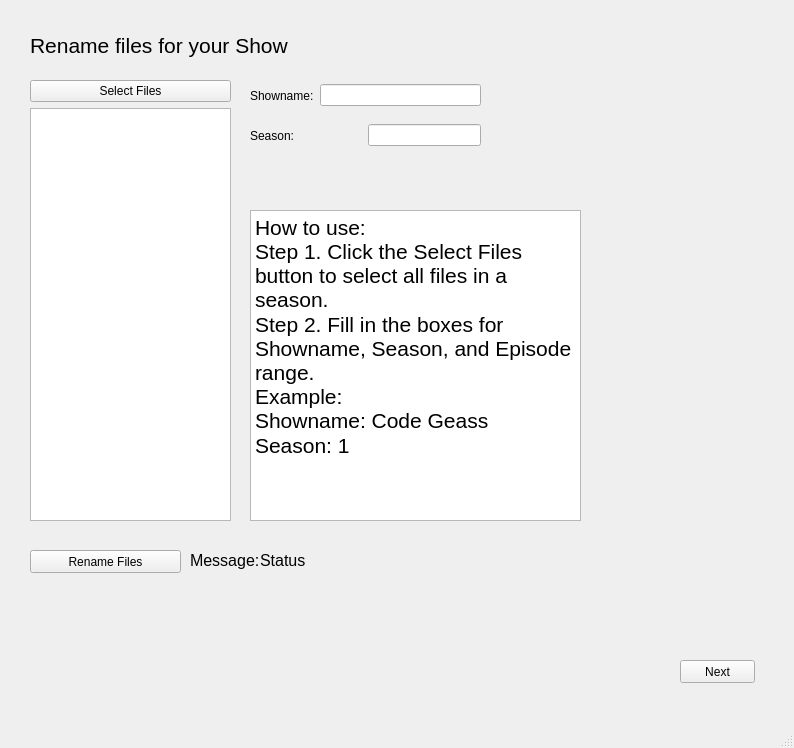
<?xml version="1.0" encoding="UTF-8"?>
<ui version="4.0">
 <class>MainWindow</class>
 <widget class="QMainWindow" name="MainWindow">
  <property name="geometry">
   <rect>
    <x>0</x>
    <y>0</y>
    <width>794</width>
    <height>748</height>
   </rect>
  </property>
  <property name="windowTitle">
   <string>Media File and Folder Creator</string>
  </property>
  <widget class="QWidget" name="centralwidget">
   <widget class="QStackedWidget" name="mediaTab">
    <property name="geometry">
     <rect>
      <x>20</x>
      <y>20</y>
      <width>731</width>
      <height>581</height>
     </rect>
    </property>
    <property name="currentIndex">
     <number>0</number>
    </property>
    <widget class="QWidget" name="page">
     <widget class="QTextBrowser" name="textBrowser">
      <property name="geometry">
       <rect>
        <x>230</x>
        <y>190</y>
        <width>331</width>
        <height>311</height>
       </rect>
      </property>
      <property name="html">
       <string>&lt;!DOCTYPE HTML PUBLIC &quot;-//W3C//DTD HTML 4.0//EN&quot; &quot;http://www.w3.org/TR/REC-html40/strict.dtd&quot;&gt;
&lt;html&gt;&lt;head&gt;&lt;meta name=&quot;qrichtext&quot; content=&quot;1&quot; /&gt;&lt;style type=&quot;text/css&quot;&gt;
p, li { white-space: pre-wrap; }
&lt;/style&gt;&lt;/head&gt;&lt;body style=&quot; font-family:'MS Shell Dlg 2'; font-size:8.25pt; font-weight:400; font-style:normal;&quot;&gt;
&lt;p style=&quot; margin-top:0px; margin-bottom:0px; margin-left:0px; margin-right:0px; -qt-block-indent:0; text-indent:0px;&quot;&gt;&lt;span style=&quot; font-size:16pt;&quot;&gt;How to use:&lt;br /&gt;Step 1. Click the Select Files button to select all files in a season.&lt;/span&gt;&lt;/p&gt;
&lt;p style=&quot; margin-top:0px; margin-bottom:0px; margin-left:0px; margin-right:0px; -qt-block-indent:0; text-indent:0px;&quot;&gt;&lt;span style=&quot; font-size:16pt;&quot;&gt;Step 2. Fill in the boxes for Showname, Season, and Episode range.&lt;br /&gt;Example:&lt;br /&gt;Showname: Code Geass&lt;/span&gt;&lt;/p&gt;
&lt;p style=&quot; margin-top:0px; margin-bottom:0px; margin-left:0px; margin-right:0px; -qt-block-indent:0; text-indent:0px;&quot;&gt;&lt;span style=&quot; font-size:16pt;&quot;&gt;Season: 1&lt;/span&gt;&lt;/p&gt;&lt;/body&gt;&lt;/html&gt;</string>
      </property>
     </widget>
     <widget class="QWidget" name="verticalLayoutWidget">
      <property name="geometry">
       <rect>
        <x>10</x>
        <y>60</y>
        <width>201</width>
        <height>441</height>
       </rect>
      </property>
      <layout class="QVBoxLayout" name="verticalLayout">
       <item>
        <widget class="QPushButton" name="selectFiles">
         <property name="text">
          <string>Select Files</string>
         </property>
        </widget>
       </item>
       <item>
        <widget class="QListWidget" name="fileList"/>
       </item>
      </layout>
     </widget>
     <widget class="QLabel" name="label_7">
      <property name="geometry">
       <rect>
        <x>10</x>
        <y>10</y>
        <width>621</width>
        <height>31</height>
       </rect>
      </property>
      <property name="text">
       <string>&lt;html&gt;&lt;head/&gt;&lt;body&gt;&lt;p&gt;&lt;span style=&quot; font-size:16pt;&quot;&gt;Rename files for your Show&lt;/span&gt;&lt;/p&gt;&lt;/body&gt;&lt;/html&gt;</string>
      </property>
     </widget>
     <widget class="QWidget" name="horizontalLayoutWidget_2">
      <property name="geometry">
       <rect>
        <x>230</x>
        <y>60</y>
        <width>231</width>
        <height>31</height>
       </rect>
      </property>
      <layout class="QHBoxLayout" name="horizontalLayout_2">
       <item>
        <widget class="QLabel" name="label">
         <property name="text">
          <string>Showname:</string>
         </property>
        </widget>
       </item>
       <item>
        <widget class="QLineEdit" name="showName"/>
       </item>
      </layout>
     </widget>
     <widget class="QWidget" name="horizontalLayoutWidget_3">
      <property name="geometry">
       <rect>
        <x>230</x>
        <y>100</y>
        <width>231</width>
        <height>31</height>
       </rect>
      </property>
      <layout class="QHBoxLayout" name="horizontalLayout_3">
       <item>
        <widget class="QLabel" name="label_2">
         <property name="text">
          <string>Season:</string>
         </property>
        </widget>
       </item>
       <item>
        <widget class="QLineEdit" name="season">
         <property name="maximumSize">
          <size>
           <width>113</width>
           <height>16777215</height>
          </size>
         </property>
        </widget>
       </item>
      </layout>
     </widget>
     <widget class="QPushButton" name="renameFiles">
      <property name="geometry">
       <rect>
        <x>10</x>
        <y>530</y>
        <width>151</width>
        <height>23</height>
       </rect>
      </property>
      <property name="text">
       <string>Rename Files</string>
      </property>
     </widget>
     <widget class="QLabel" name="label_8">
      <property name="geometry">
       <rect>
        <x>170</x>
        <y>530</y>
        <width>71</width>
        <height>21</height>
       </rect>
      </property>
      <property name="text">
       <string>&lt;html&gt;&lt;head/&gt;&lt;body&gt;&lt;p&gt;&lt;span style=&quot; font-size:12pt;&quot;&gt;Message:&lt;/span&gt;&lt;/p&gt;&lt;/body&gt;&lt;/html&gt;</string>
      </property>
     </widget>
     <widget class="QLabel" name="status">
      <property name="geometry">
       <rect>
        <x>240</x>
        <y>520</y>
        <width>321</width>
        <height>41</height>
       </rect>
      </property>
      <property name="font">
       <font>
        <pointsize>12</pointsize>
       </font>
      </property>
      <property name="text">
       <string>&lt;html&gt;&lt;head/&gt;&lt;body&gt;&lt;p&gt;&lt;span style=&quot; font-size:12pt;&quot;&gt;Status&lt;/span&gt;&lt;/p&gt;&lt;/body&gt;&lt;/html&gt;</string>
      </property>
     </widget>
    </widget>
    <widget class="QWidget" name="page_2">
     <widget class="QLabel" name="label_4">
      <property name="geometry">
       <rect>
        <x>10</x>
        <y>10</y>
        <width>551</width>
        <height>31</height>
       </rect>
      </property>
      <property name="text">
       <string>&lt;html&gt;&lt;head/&gt;&lt;body&gt;&lt;p&gt;&lt;span style=&quot; font-size:16pt;&quot;&gt;Create the folder directory for your Show&lt;/span&gt;&lt;/p&gt;&lt;/body&gt;&lt;/html&gt;</string>
      </property>
     </widget>
     <widget class="QWidget" name="horizontalLayoutWidget">
      <property name="geometry">
       <rect>
        <x>10</x>
        <y>50</y>
        <width>231</width>
        <height>41</height>
       </rect>
      </property>
      <layout class="QHBoxLayout" name="horizontalLayout">
       <item>
        <widget class="QLineEdit" name="directory"/>
       </item>
       <item>
        <widget class="QPushButton" name="directoryButton">
         <property name="text">
          <string>Directory</string>
         </property>
        </widget>
       </item>
      </layout>
     </widget>
     <widget class="QWidget" name="verticalLayoutWidget_4">
      <property name="geometry">
       <rect>
        <x>10</x>
        <y>140</y>
        <width>71</width>
        <height>48</height>
       </rect>
      </property>
      <layout class="QVBoxLayout" name="verticalLayout_4">
       <item>
        <widget class="QLabel" name="label_6">
         <property name="text">
          <string>ShowName:</string>
         </property>
        </widget>
       </item>
       <item>
        <widget class="QLabel" name="label_5">
         <property name="text">
          <string>Seasons:</string>
         </property>
        </widget>
       </item>
      </layout>
     </widget>
     <widget class="QWidget" name="verticalLayoutWidget_5">
      <property name="geometry">
       <rect>
        <x>90</x>
        <y>140</y>
        <width>118</width>
        <height>48</height>
       </rect>
      </property>
      <layout class="QVBoxLayout" name="verticalLayout_5">
       <item>
        <widget class="QLineEdit" name="page2Showname"/>
       </item>
       <item>
        <widget class="QLineEdit" name="page2Seasons"/>
       </item>
      </layout>
     </widget>
     <widget class="QTextBrowser" name="textBrowser_2">
      <property name="geometry">
       <rect>
        <x>260</x>
        <y>90</y>
        <width>391</width>
        <height>341</height>
       </rect>
      </property>
      <property name="html">
       <string>&lt;!DOCTYPE HTML PUBLIC &quot;-//W3C//DTD HTML 4.0//EN&quot; &quot;http://www.w3.org/TR/REC-html40/strict.dtd&quot;&gt;
&lt;html&gt;&lt;head&gt;&lt;meta name=&quot;qrichtext&quot; content=&quot;1&quot; /&gt;&lt;style type=&quot;text/css&quot;&gt;
p, li { white-space: pre-wrap; }
&lt;/style&gt;&lt;/head&gt;&lt;body style=&quot; font-family:'MS Shell Dlg 2'; font-size:8.25pt; font-weight:400; font-style:normal;&quot;&gt;
&lt;p style=&quot; margin-top:0px; margin-bottom:0px; margin-left:0px; margin-right:0px; -qt-block-indent:0; text-indent:0px;&quot;&gt;&lt;span style=&quot; font-size:16pt;&quot;&gt;Create a folder hierarchy:&lt;br /&gt;Step 1. Select the root folder with Directory button.&lt;/span&gt;&lt;/p&gt;
&lt;p style=&quot; margin-top:0px; margin-bottom:0px; margin-left:0px; margin-right:0px; -qt-block-indent:0; text-indent:0px;&quot;&gt;&lt;span style=&quot; font-size:16pt;&quot;&gt;Step 2. Type the ShowName and the number of seasons in the text box.&lt;br /&gt;Ex:&lt;br /&gt;C:/tvshows/&lt;br /&gt;Showname: Code Geass&lt;br /&gt;Seasons: 2&lt;/span&gt;&lt;/p&gt;&lt;/body&gt;&lt;/html&gt;</string>
      </property>
     </widget>
     <widget class="QPushButton" name="createDirectories">
      <property name="geometry">
       <rect>
        <x>10</x>
        <y>220</y>
        <width>201</width>
        <height>23</height>
       </rect>
      </property>
      <property name="text">
       <string>Create Directories</string>
      </property>
     </widget>
     <widget class="QLabel" name="label_9">
      <property name="geometry">
       <rect>
        <x>260</x>
        <y>450</y>
        <width>71</width>
        <height>21</height>
       </rect>
      </property>
      <property name="text">
       <string>&lt;html&gt;&lt;head/&gt;&lt;body&gt;&lt;p&gt;&lt;span style=&quot; font-size:12pt;&quot;&gt;Message:&lt;/span&gt;&lt;/p&gt;&lt;/body&gt;&lt;/html&gt;</string>
      </property>
     </widget>
     <widget class="QLabel" name="status_2">
      <property name="geometry">
       <rect>
        <x>330</x>
        <y>440</y>
        <width>321</width>
        <height>41</height>
       </rect>
      </property>
      <property name="font">
       <font>
        <pointsize>12</pointsize>
       </font>
      </property>
      <property name="text">
       <string>&lt;html&gt;&lt;head/&gt;&lt;body&gt;&lt;p&gt;&lt;span style=&quot; font-size:12pt;&quot;&gt;Status&lt;/span&gt;&lt;/p&gt;&lt;/body&gt;&lt;/html&gt;</string>
      </property>
     </widget>
    </widget>
   </widget>
   <widget class="QPushButton" name="nextButton">
    <property name="geometry">
     <rect>
      <x>680</x>
      <y>660</y>
      <width>75</width>
      <height>23</height>
     </rect>
    </property>
    <property name="text">
     <string>Next</string>
    </property>
   </widget>
  </widget>
  <widget class="QMenuBar" name="menubar">
   <property name="geometry">
    <rect>
     <x>0</x>
     <y>0</y>
     <width>794</width>
     <height>21</height>
    </rect>
   </property>
  </widget>
  <widget class="QStatusBar" name="statusbar"/>
 </widget>
 <resources/>
 <connections/>
</ui>
